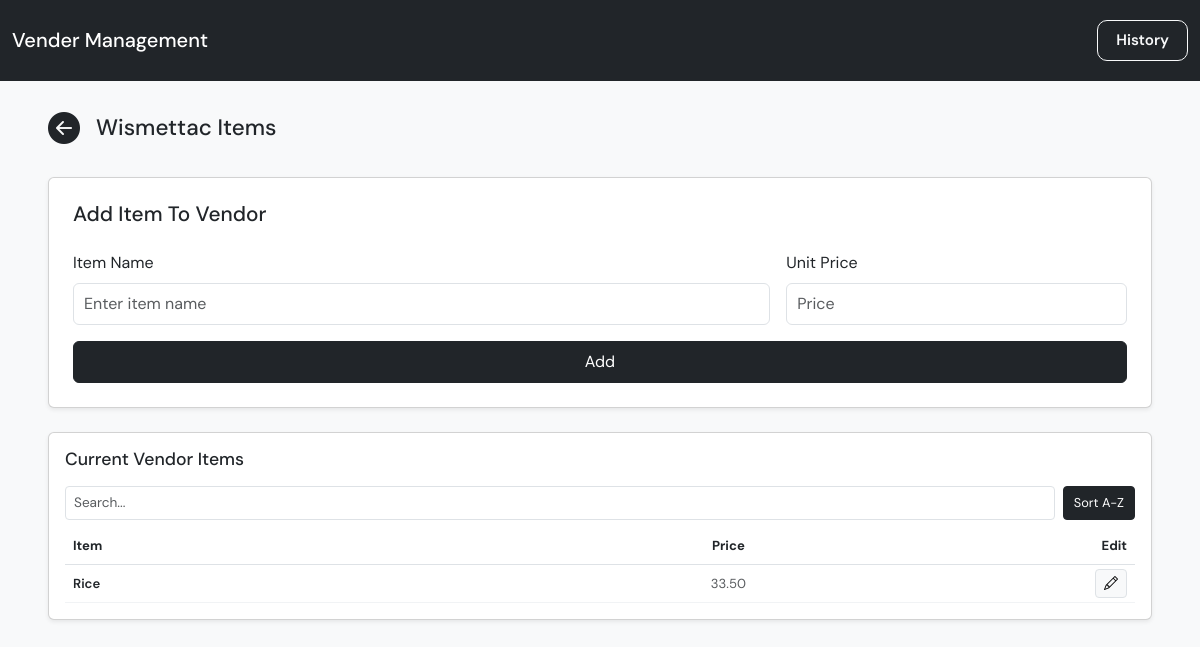
/vendors/2/items, run on the app's committed database.
### app/models.py (models this page shows)
class Vendor(Base):
    __tablename__ = "vendors"
    id: Mapped[int] = mapped_column(primary_key=True)
    name: Mapped[str] = mapped_column(String, nullable=False)
    phone: Mapped[str] = mapped_column(String, nullable=False)
    available_days: Mapped[str | None] = mapped_column(String, nullable=True)
    items = relationship(
        "Item",
        back_populates="vendor",
        cascade="all, delete-orphan"
    )
    orders = relationship(
        "OrderHistory",
        back_populates="vendor",
        cascade="all, delete-orphan"
    )

class Item(Base):
    __tablename__ = "items"
    id: Mapped[int] = mapped_column(primary_key=True)
    name: Mapped[str] = mapped_column(String, nullable=False)
    unit_price: Mapped[float | None] = mapped_column(
        Float,
        nullable=True
    )
    vendor_id: Mapped[int] = mapped_column(
        ForeignKey("vendors.id"),
        nullable=False
    )
    vendor = relationship(
        "Vendor",
        back_populates="items"
    )

### app/main.py (the view)
@app.get("/vendors/{vendor_id}/items", response_class=HTMLResponse)
def vendor_items_page(request: Request, vendor_id: int, db: Session = Depends(get_db)):
    vendor = get_vendor_by_id(db, vendor_id)
    if not vendor:
        return RedirectResponse(url="/vendors", status_code=303)
    items = get_items_by_vendor(db, vendor_id)
    return templates.TemplateResponse(
        "vendor_items.html",
        {
            "request": request,
            "vendor": vendor,
            "items": items,
        },
    )

### app/templates/vendor_items.html (shortened to what this page needs)
{% extends "base.html" %}
{% block content %}
<div class="d-flex align-items-center gap-3 mb-4 flex-wrap">
  <a href="/vendors" class="text-dark">
    <i class="bi bi-arrow-left-circle-fill" style="font-size: 2rem;"></i>
  </a>
  <h2 class="mb-0" style="font-size: 1.4rem;">
    {{ vendor.name }} Items
  </h2>
</div>
<div class="card p-4 shadow-sm mb-4">
  <h5 class="mb-4" style="font-size: 1.3rem;">Add Item To Vendor</h5>
  <form method="post" action="/vendors/{{ vendor.id }}/items">
    <div class="row g-3 align-items-end">
      <div class="col-12 col-md-8">
        <label class="form-label" style="font-size: 1rem;">Item Name</label>
        <input type="text" name="name" class="form-control" placeholder="Enter item name" required style="font-size: 1rem; padding: 8px 10px;">
      </div>
      <div class="col-12 col-md-4">
        <label class="form-label" style="font-size: 1rem;">Unit Price</label>
        <input type="number" name="unit_price" class="form-control" placeholder="Price" min="0" step="0.01" style="font-size: 1rem; padding: 8px 10px;">
      </div>
      <div class="col-12">
        <button type="submit" class="btn btn-dark w-100" style="font-size: 1rem; padding: 8px 10px;">
          Add
        </button>
      </div>
    </div>
  </form>
</div>
<div class="card p-3 mb-5 shadow-sm">
  <h5 class="mb-3" style="font-size: 1.1rem;">Current Vendor Items</h5>
  {% if items %}
  <div class="d-flex gap-2 mb-2 flex-wrap">
    <div class="flex-grow-1">
      <input type="text" id="searchInput" class="form-control form-control-sm" placeholder="Search..." style="font-size: 0.85rem; padding: 6px 8px;">
    </div>
    <button type="button" id="sortBtn" class="btn btn-dark btn-sm" style="font-size: 0.8rem; padding: 4px 10px;">
      Sort A-Z
    </button>
  </div>
  <div class="table-responsive">
    <table class="table table-sm align-middle mb-0" style="font-size: 0.82rem;">
      <thead>
        <tr style="border-bottom:1px solid #dee2e6;">
          <th class="py-2 px-2" style="width: 52%;">Item</th>
          <th class="py-2 px-2 text-center" style="width: 20%;">Price</th>
          <th class="py-2 px-2 text-end" style="width: 28%;">Edit</th>
        </tr>
      </thead>
      <tbody id="itemsContainer">
        {% for item in items %}
        <tr id="view-row-{{ item.id }}" class="item-wrapper" data-name="{{ item.name|lower }}" data-price="{{ item.unit_price if item.unit_price is not none else 0 }}" style="border-bottom:1px solid #f1f3f5;">
          <td class="py-1 px-2">
            <span class="fw-semibold text-truncate d-block" style="max-width: 260px;" title="{{ item.name }}">
              {{ item.name }}
            </span>
          </td>
          <td class="py-1 px-2 text-center text-muted">
            {% if item.unit_price is not none %}
            {{ '%.2f'|format(item.unit_price) }}
            {% else %}
            -
            {% endif %}
          </td>
          <td class="py-1 px-2 text-end">
            <button type="button" class="btn btn-light btn-sm border edit-btn" data-id="{{ item.id }}" style="padding: 3px 8px;" title="Edit">
              <i class="bi bi-pencil"></i>
            </button>
          </td>
        </tr>
        {% endfor %}
      </tbody>
    </table>
  </div>
  {% else %}
  <p class="text-muted mb-0" style="font-size: 0.95rem;">
    No items added for this vendor yet.
  </p>
  {% endif %}
</div>
{% endblock %}

### app/templates/base.html (style rules this page uses)
body { font-family: 'DM Sans', sans-serif; }
input, select, textarea { font-size: 16px; }
input[type="number"] { appearance: textfield; -moz-appearance: textfield; }

### data on the page
Vendor: name "Wismettac"
Item: name "Rice", unit_price "33.50"
